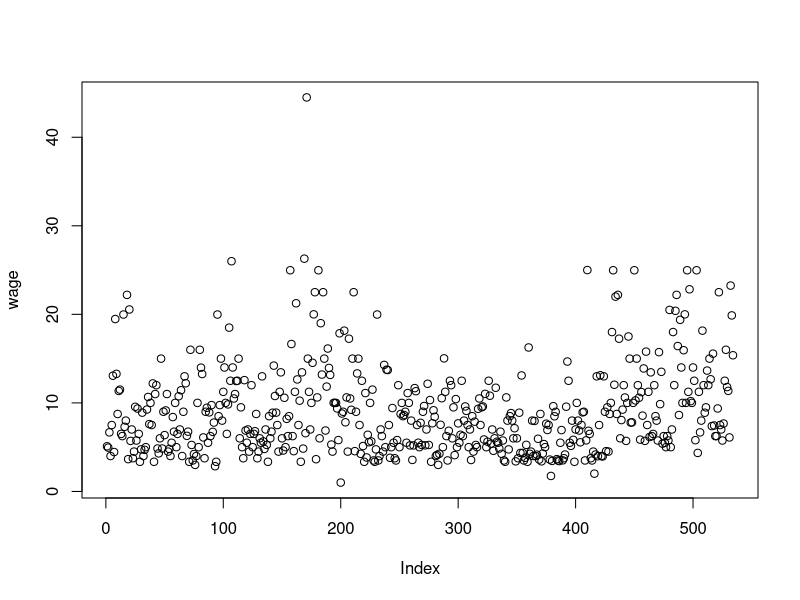
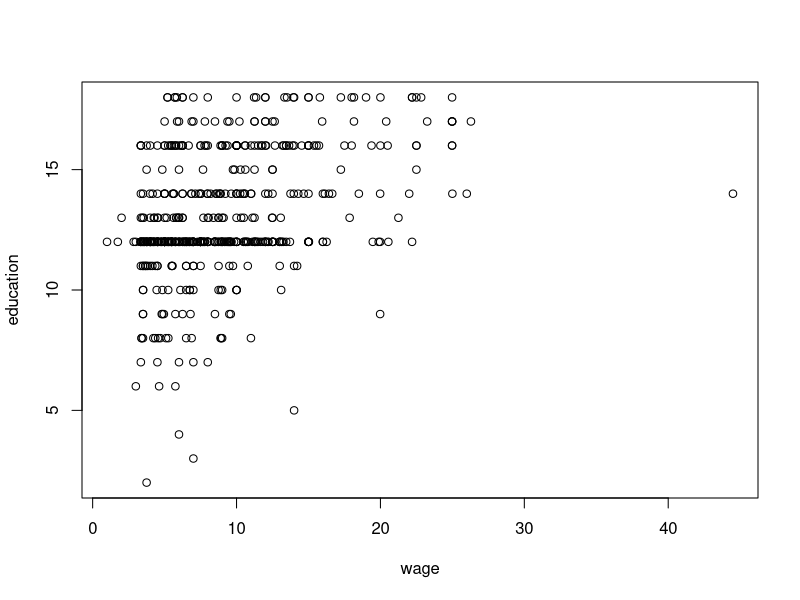

Generate these figures, in order, with R:

print("Homework 1: Part 1 (Linear Regression)")
print("Task 1. Data Exploration")
print("a. Read the dataset description, and load the data from the file.")
cps_data <- read.delim("cps_data.txt", header=FALSE)


print("b. Plot a histogram of the WAGE variable. What is the mean, median, minimum and maximum WAGE present in the dataset? Is the WAGE data skewed?")


wage = cps_data[,6]
education = cps_data[,1]
plot(wage)
message("wage mean: ", mean(wage))
message("wage minimum: ", min(wage))
message("wage maximum: ", max(wage))
message("wage median: ", median(wage))

# print("c. Plot the WAGE vs. EDUCATION. Comment briefly on any observed trends")
plot(wage, education)
message("Comment: ")
# print("d. Create box plots of the WAGE vs. OCCUPATION and WAGE vs. SEX. What are your observations?")

message("Observation: ")
# print("e. Excluding WAGE, which two variables have the highest correlation?")

# lapply(mget(ls()), dim)